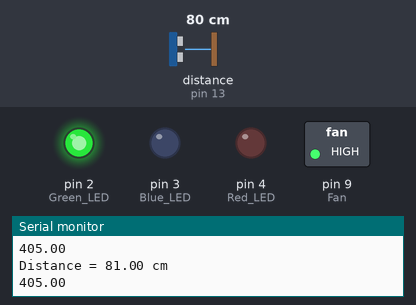
The sketch below on a simulated Arduino Uno, built with avr-gcc and run on an emulated ATmega328P. On the bench: switched loads named in the sketch (green lamp = pin HIGH), output pins drawn as LEDs (lit = HIGH), the last lines printed to the serial monitor. The test bench sets the inputs (shaded band); at power-on: distance to the obstacle (sensor on pin 13) 80 cm. The echo pulse lasts 58.3 µs per cm.

Above: at 1.2 s.
1.3 s: distance to the obstacle (sensor on pin 13) set to 2 cm
At 2.7 s:
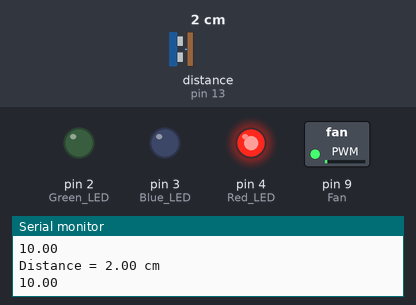
3.3 s: distance to the obstacle (sensor on pin 13) set to 8 cm
At 4.2 s:
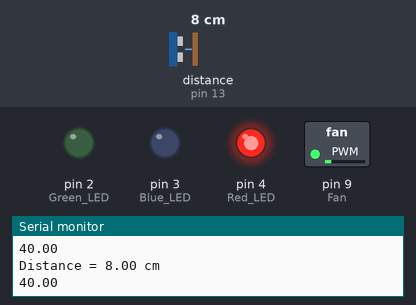
4.8 s: distance to the obstacle (sensor on pin 13) set to 11 cm
At 6.0 s:
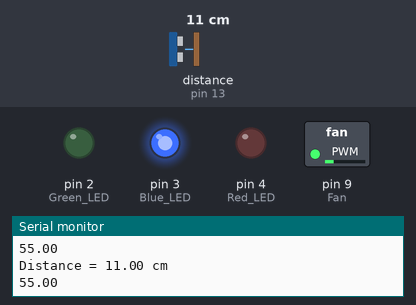
6.6 s: distance to the obstacle (sensor on pin 13) set to 18 cm
At 7.6 s:
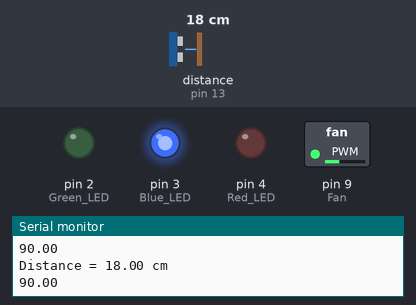
8.1 s: distance to the obstacle (sensor on pin 13) set to 23 cm
At 9.3 s:
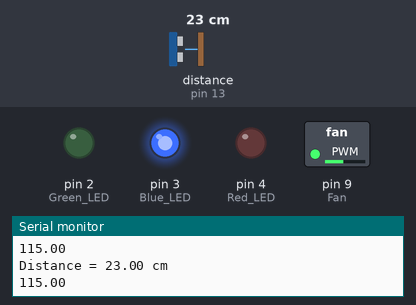
9.6 s: distance to the obstacle (sensor on pin 13) set to 25 cm
At 11.3 s:
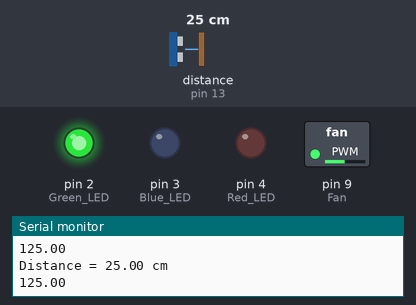
Timing chart, 0 to 12.4 s (numbered marks = the images above; inputs shaded):
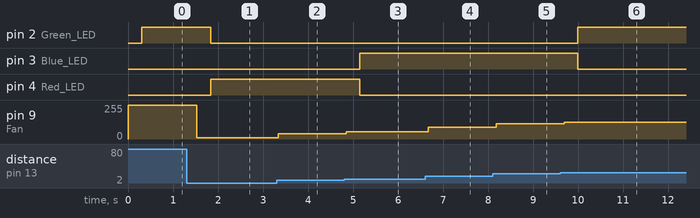

The sketch:

AUV.ino
```cpp
// this code is prototype for a AUV
// Include NewPing Library
#include "NewPing.h"
#include "PID_v1_bc.h"


#define TRIGGER_PIN  10 //trigger is wired to pin 10
#define ECHO_PIN     13 // echo is wired to pin 13
#define MAX_DISTANCE 400
#define Green_LED 2 // green led is wired to pin 2
#define Blue_LED 3 // blue led is wired to pin 3
#define Red_LED 4 // red led is wired to pin 4
#define Fan 9 // fan speed
float Multiplier = 5;
float placeholder;


NewPing sonar(TRIGGER_PIN, ECHO_PIN, MAX_DISTANCE);

float distance; // sets distance to floating integer to allow decimals

void setup() {
  Serial.begin (9600);  // serial coms
  pinMode(Green_LED, OUTPUT); //sets pin 2,3,4 to outputs
  pinMode(Blue_LED, OUTPUT);
  pinMode(Red_LED, OUTPUT);

}

void loop() {

  distance = sonar.ping_cm(); // sets distance = to instruction from new ping

    placeholder = distance * Multiplier; // takes distance from new ping and multiplys it by 5

  //Writes number via PWM to change the speed of the fan based off the distance detected by the ultrasonic
  analogWrite(Fan, placeholder);

  // Send results to Serial Monitor also provides feedback from fan
  Serial.print("Distance = ");
  if (distance >= 30000 || distance < 0) {
    Serial.println("Out of range");
  }
  else {
    Serial.print(distance);
    Serial.println(" cm");
    Serial.println(placeholder);
    delay(250);
  }

  //scan delay
  delay(50);

    // sets the output for the lights, green is high fan speed, blue is medium speed, and red is low fan speed.
    // all values are set to cm by new ping
if (distance > 0 && distance < 10) { // if the distance is less than 10 and greater than zero turn on red light
    digitalWrite(Red_LED, HIGH);
    digitalWrite(Blue_LED, LOW);
    digitalWrite(Green_LED, LOW);
  } else if (distance >= 10 && distance < 25) { // if the distance is greater than or equal to 10 and less the 25 turn on blue light
    digitalWrite(Red_LED, LOW);
    digitalWrite(Blue_LED, HIGH);
    digitalWrite(Green_LED, LOW);
  } else if (distance >= 25) { // if the distance is greater than or equal to 25 turn on green light
    digitalWrite(Red_LED, LOW);
    digitalWrite(Blue_LED, LOW);
    digitalWrite(Green_LED, HIGH);
  }

}
```

Measured:
- the behaviour switches between 9 and 10 cm on distance to the obstacle (sensor on pin 13) (found by bisection; images 2 and 3)
- the behaviour switches between 24 and 25 cm on distance to the obstacle (sensor on pin 13) (found by bisection; images 5 and 6)
- after the input at 1.3 s, pin 2 (Green_LED): HIGH → LOW after 0.53 s; pin 4 (Red_LED): LOW → HIGH after 0.53 s; pin 9 (Fan): 255/255 → 10/255 after 0.23 s
- after the input at 3.3 s, pin 9 (Fan): 10/255 → 40/255 at once
- after the input at 4.8 s, pin 3 (Blue_LED): LOW → HIGH after 0.35 s; pin 4 (Red_LED): HIGH → LOW after 0.35 s; pin 9 (Fan): 40/255 → 55/255 after 0.05 s
- after the input at 6.6 s, pin 9 (Fan): 55/255 → 90/255 after 0.07 s
- after the input at 8.1 s, pin 9 (Fan): 90/255 → 115/255 after 0.08 s
- after the input at 9.6 s, pin 2 (Green_LED): LOW → HIGH after 0.40 s; pin 3 (Blue_LED): HIGH → LOW after 0.40 s; pin 9 (Fan): 115/255 → 125/255 after 0.10 s
